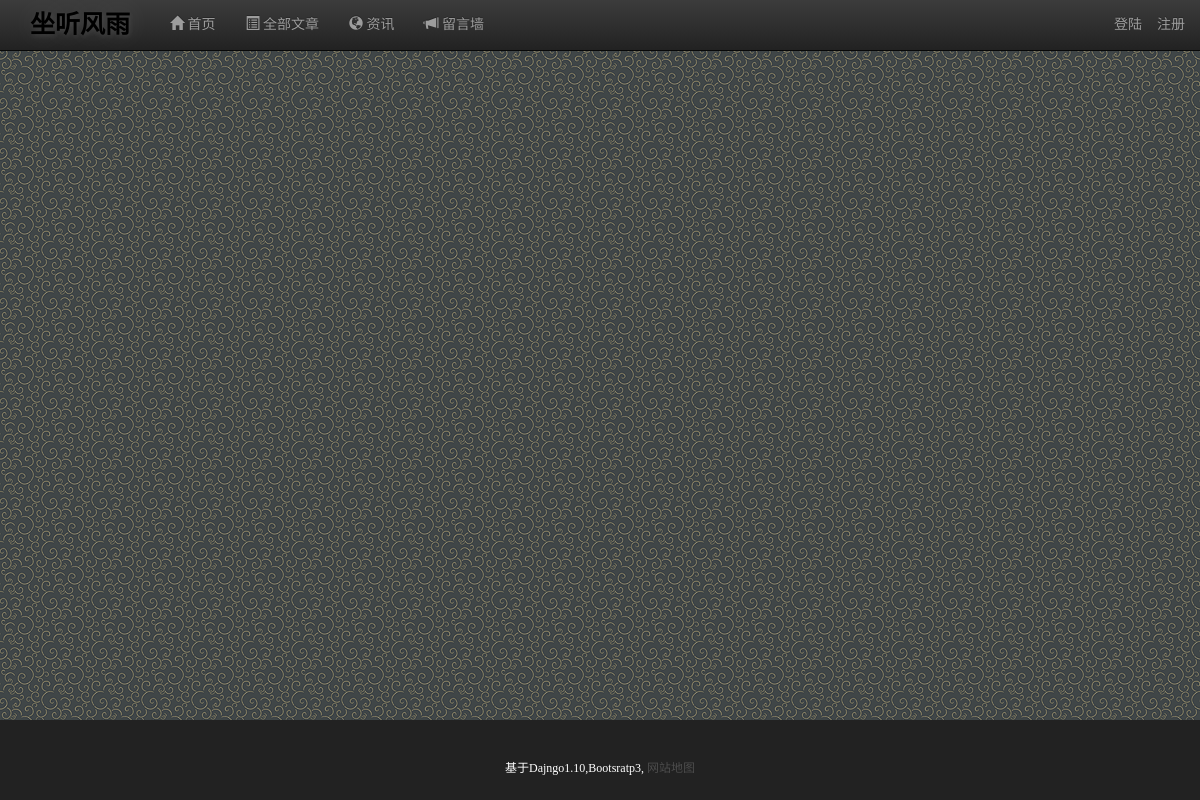
The app's page /, older data.
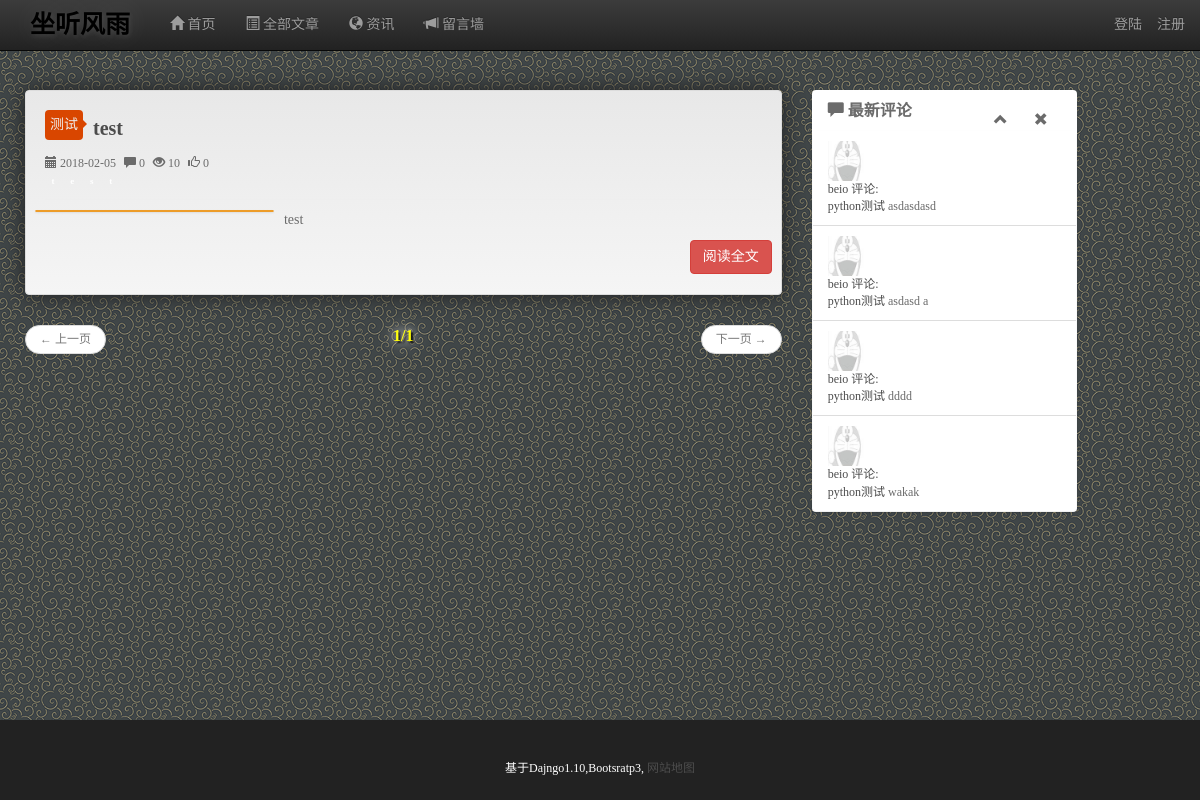
The same page, newer data.
### beio_blog/models.py (models this page shows, shortened)
class Post(models.Model):
    author = models.ForeignKey(settings.AUTH_USER_MODEL, verbose_name='作者')
    category = models.ForeignKey(
        Category, verbose_name='分类', default=None, blank=True, null=True)
    title = models.CharField(max_length=200, verbose_name='标题')
    context = models.TextField(verbose_name='正文', default='')
    summary = models.CharField(max_length=200, verbose_name='摘要', default='')
    created_date = models.DateTimeField(auto_now_add=True, verbose_name='创建时间')
    update_time = models.DateTimeField(auto_now=True, verbose_name='更新时间')
    published_date = models.DateTimeField(
        blank=True, null=True, verbose_name='发布时间')
    viewsum = models.IntegerField(default=0, verbose_name='浏览量')
    commentsnum = models.IntegerField(default=0, verbose_name='评论量')
    likenum = models.IntegerField(default=0, verbose_name='点赞数')
    tags = TagField(verbose_name='标签', help_text='用逗号分隔')
    is_top = models.BooleanField(default=False, verbose_name='置顶')
    rank = models.IntegerField(default=0,)
    status = models.IntegerField(default=0, choices=STATUS.items())
    class Meta:
        verbose_name_plural = verbose_name = u"文章"
        ordering = ['-is_top', 'rank',  '-published_date', '-created_date']

class Category(models.Model):
    name = models.CharField(max_length=100, verbose_name='名称')
    child = models.ForeignKey('self', default=None,
                              blank=True, null=True, verbose_name='下级分类')
    rank = models.IntegerField(default=0, verbose_name='排序')
    status = models.IntegerField(default=0, choices=STATUS.items())
    create_time = models.DateTimeField(verbose_name='创建时间', auto_now_add=True)
    class Meta:
        verbose_name_plural = verbose_name = u'分类'
        ordering = ['rank', '-create_time']
    def __str__(self):
        return self.name

### beio_comments/models.py (models this page shows)
class Comment(models.Model):
    user = models.ForeignKey(settings.AUTH_USER_MODEL,verbose_name=u'用户')
    post = models.ForeignKey(Post, verbose_name=u'文章')
    text = models.TextField(verbose_name=u'评论内容')
    create_time = models.DateTimeField(u'创建时间', auto_now_add=True)
    parent = models.ForeignKey('self', default=None, blank=True, null=True,
                               verbose_name=u'引用')
    class Meta:
        verbose_name_plural = verbose_name = u'评论'
        ordering = ['-create_time']
    def __unicode__(self):
        return self.post.title + '_' + str(self.pk)
    __str__ = __unicode__

### beio_auth/models.py (models this page shows)
class BeioUser(AbstractUser):
    username = models.CharField(max_length=20, unique=True, verbose_name='用户名')
    email = models.EmailField(
        verbose_name='邮箱地址',
        max_length=255,
        unique=True
    )
    is_active = models.BooleanField(default=False)
    date_of_birth = models.DateField(
        verbose_name='生日', default=timezone.now)
    img = models.CharField(max_length=200, default='/media/tx/default.jpg',
                           verbose_name=u'头像地址')
    intro = models.CharField(max_length=200, blank=True, null=True,
                             verbose_name=u'简介')
    USERNAME_FIELD = 'username'
    REQUIRED_FIELDS = ['email']

### beio_blog/views.py (the view)
# urls.py: url(r'^$', IndexView.as_view(), name='index-view'),
class IndexView(BaseMixin, ListView):
    template_name = 'beio_blog/index.html'
    context_object_name = 'posts'
    model = Post
    paginate_by = 3
    def get_queryset(self, *args, **kwargs):
        posts = Post.objects.filter(
            published_date__isnull=False).order_by('-published_date')
        return posts
    def get_context_data(self, **kwargs):
        kwargs['latest_comment_list'] = Comment.objects.order_by(
            '-create_time')[0:10]
        kwargs['page'] = True
        return super(IndexView, self).get_context_data(**kwargs)

### beio_blog/templates/beio_blog/index.html
{% extends "beio_blog/base.html" %} {% block main %}
<div id="home-post-list">
    {% if posts %} {% with article_list=posts %} {% for post in article_list %}
    {% include "beio_blog/include/home_post.html"%} {% endfor %} {% endwith %} {% endif %}
    {% if page_obj%} {% include "beio_blog/include/pagination.html"%} {% endif %}
</div>
{% endblock %}

### beio_blog/templates/beio_blog/include/home_post.html (shortened to what this page needs)
{% url 'category_postlist' post.category.name as category_url %}
{% url 'post_detail' post.pk as article_url %}
<div class="home-post well clearfix">
	<div class="post-title underline clearfix">
		<a href="{{category_url}}">
			<div class="pre-cat">
				<div class="pre-catinner btn">
					{{post.category}}
				</div>
				<div class="pre-catarrow">
				</div>
			</div>
		</a>
		<h1>
			<a href="{{article_url}}">{{post.title}}</a>
		</h1>
		<div class="post-info">
			<span>
				<span class="glyphicon glyphicon-calendar"></span>
				{{ post.published_date | date:'Y-m-d' }}
			</span>
			<span>
				<span class="glyphicon glyphicon-comment"></span>
				{{post.commentsnum}}
			</span>
			<span>
				<span class="glyphicon glyphicon-eye-open"></span>
				{{ post.viewsum }}
			</span>
			<span>
				<span class="glyphicon  glyphicon-thumbs-up"></span>
				{{ post.likenum }}
			</span>
			<div class="post_tags">
				{%for tag in post.tags %}
				<a href="" class="{%if forloop.counter0%}hidden-xs{%endif%} ">
					<span class="label label-tag-{{forloop.counter}} btn">{{tag}}</span>
				</a>
				{% endfor %}
			</div>
		</div>
	</div>
	<div class="post-content">
		<div class="row">
			<div class="col-sm-4">
				<figure class="thumbnail">
				</figure>
			</div>
			<div class="col-sm-8">
				<p>
					{% autoescape off%} {{post.summary|slice:"200" }} {% endautoescape %} {% if post.summary|length > 200 %} ... {% endif %}
				</p>
				<a type="button" class="btn btn-vmaig pull-right hidden-xs" href="{{article_url}}">阅读全文</a>
			</div>
		</div>
	</div>
</div>

### beio_comments/templates/beio_comments/latest_comments.html (shortened to what this page needs)
<div id="latest-comments">
    <div class="panel panel-comments">
        <div class="panel-heading">
            <h3 class="panel-title">
                <span class="glyphicon glyphicon-comment"></span>
                最新评论
                <span class="glyphicon glyphicon-remove btn panel-close pull-right" data-dismiss="alert"></span>
                <span class="glyphicon glyphicon-chevron-up btn panel-collapse pull-right"  data-toggle="collapse" data-target="#latest-comment-list"></span>
            </h3>
        </div>
        <ul id="latest-comment-list" class="list-group collapse in">
            {% for comment in latest_comment_list%}
            <li class="list-group-item clearfix">
            <div class="comment-tx">
                {% if comment.user.img%}
                <img src="{{comment.user.img}}" width="40" height="40" alt="">
                {%else%}
                <img src="http://vmaig.qiniudn.com/image/tx/tx-default.jpg" width="40" height="40" alt="">
                {%endif%}
            </div>
            <div class="comment-info">
                <div class="comment-username">
                    <a href="#">{{comment.user.username}} 评论:</a>
                </div>
                <div class="comment-content">
                    <a href="/post/{{ comment.post.pk }}" >{{comment.post.title}} </a>
                        {% autoescape on%}
                        {{comment.text|slice:"30" }}
                        {% endautoescape %}
                </div>
            </div>
            </li>
            {% endfor %}
        </ul>
    </div>
</div>

Row changes from the older to the newer data that the page shows:
added Post: category "测试", title "test", published_date "2018-02-05", commentsnum "0", viewsum "10", likenum "0", summary "test"
added Comment: user.img (picture), user.username "beio", post "python测试", text "asdasdasd"
added Comment: user.img (picture), user.username "beio", post "python测试", text "asdasd a"
added Comment: user.img (picture), user.username "beio", post "python测试", text "dddd"
added Comment: user.img (picture), user.username "beio", post "python测试", text "wakak"
Text that changed along with them:
{{ page_obj.number }}: (not shown) → "1"
{{ paginator.num_pages }}: (not shown) → "1"
text now shown: "← 上一页 / 下一页 → 最新评论"
